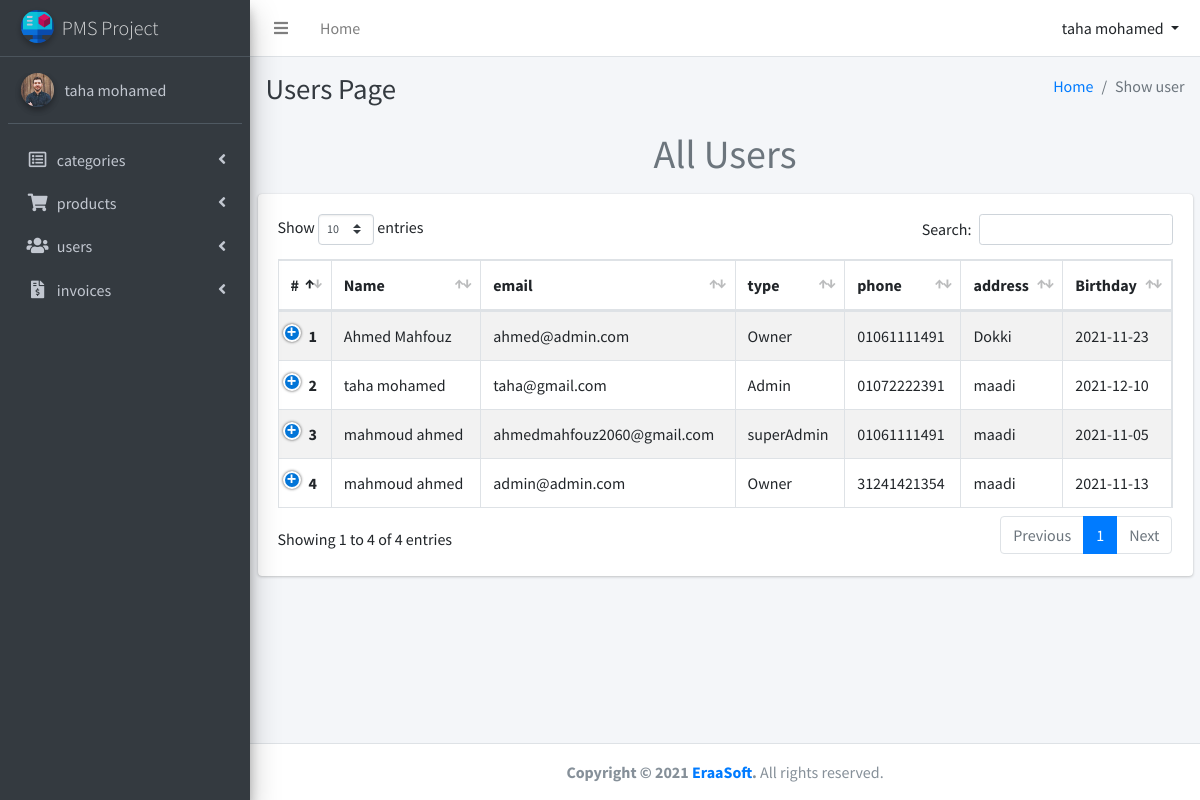
The page /pages/users/view.php (signed in) on the database its author committed.
### tables this page shows
CREATE TABLE `users` (
  `id_user` int(11) UNSIGNED NOT NULL,
  `first_name` varchar(200) NOT NULL,
  `last_name` varchar(200) NOT NULL,
  `password` varchar(255) NOT NULL,
  `email` varchar(255) NOT NULL,
  `phone` varchar(255) NOT NULL,
  `address` varchar(255) NOT NULL,
  `type` varchar(200) NOT NULL,
  `birthday` varchar(200) NOT NULL
);

### core/session.php (called while the page is built, shortened)
<?php
function getSession($key){
    if(isset($_SESSION[$key])){
        return $_SESSION[$key];
    }
    return null;
}

### core/database.php (called while the page is built, shortened)
<?php
function db_get_all($table,$order){
    global $connection;
    $query ="SELECT * FROM `$table` ORDER BY $order DESC";
    $result = mysqli_query($connection,$query);
    if(mysqli_num_rows($result) > 0){
        return mysqli_fetch_all($result,MYSQLI_ASSOC);
    }else{
        return [];
    }
}

### pages/users/view.php (the view, shortened to what this page needs)
<?php require_once '../../core/config.php'; ?>
<?php getFile(PREV_FOLDER . PREV_FOLDER . "inc/header"); ?>
<div class="content-wrapper">
    <div class="content-header">
        <div class="container-fluid">
            <div class="row mb-2">
                <div class="col-sm-6">
                    <h1 class="m-0 text-dark">Users Page</h1>
                </div>
                <div class="col-sm-6">
                    <ol class="breadcrumb float-sm-right">
                        <li class="breadcrumb-item"><a href="<?php url("index")?>">Home</a></li>
                        <li class="breadcrumb-item active">Show user</li>
                    </ol>
                </div>
            </div>
        </div>
    </div>
    <div class="container">
        <div class="row">
            <div class="col-lg-12 text-center mb-2">
                <h1 class="text-secondary">All Users</h1>
            </div>
            <div class="col-lg-12">
                <div class="card">
                    <div class="card-body">
                        <table id="example1" class="table table-bordered table-striped">
                            <thead>
                                <tr>
                                    <th>#</th>
                                    <th>Name</th>
                                    <th>email</th>
                                    <th>type</th>
                                    <th>phone</th>
                                    <th>address</th>
                                    <th>Birthday</th>
                                </tr>
                            </thead>
                            <tbody>
                                <?php foreach(db_get_all("users","`id_user`") as $row) :?>
                                    <tr>
                                        <th scope="row"><?php iteration(); ?></th>
                                        <td><?= $row['first_name'] . " " . $row['last_name']?></td>
                                        <td><?= $row['email'] ?></td>
                                        <td><?= $row['type'] ?></td>
                                        <td><?= $row['phone'] ?></td>
                                        <td><?= $row['address'] ?></td>
                                        <td><?= $row['birthday'] ?></td>
                                    </tr>
                                <?php endforeach?>
                            </tbody>
                        </table>
                    </div>
                </div>
            </div>
        </div>
    </div>
</div>
<?php getFile(PREV_FOLDER . PREV_FOLDER . "inc/Footer"); ?>

### inc/header.php (shortened to what this page needs)
<!DOCTYPE html>
<html lang="en">
<head>
  <?php require_once 'head.php'; ?>
</head>
<body class="hold-transition sidebar-mini">
  <div class="wrapper">
    <nav class="main-header navbar navbar-expand navbar-white navbar-light">
      <ul class="navbar-nav">
        <li class="nav-item">
          <a class="nav-link" data-widget="pushmenu" href="#" role="button"><i class="fas fa-bars"></i></a>
        </li>
        <li class="nav-item d-none d-sm-inline-block">
          <a href="<?php url("index"); ?>" class="nav-link">Home</a>
        </li>
      </ul>
      <div class="dropdown show ml-auto">
        <a class="btn  dropdown-toggle" href="#" role="button" id="dropdownMenuLink" data-toggle="dropdown" aria-haspopup="true" aria-expanded="false">
        <?= getSession('user')['user_name']; ?>
        </a>
      </div>
    </nav>
    <aside class="main-sidebar sidebar-dark-primary elevation-4">
      <a href="<?php url("index"); ?>" class="brand-link">
        <img src="<?php full_url("assets/dist/img/3d-printing-software.png"); ?>" alt="PMS Logo" class="brand-image img-circle elevation-2" style="opacity: .8">
        <span class="brand-text font-weight-light">PMS Project</span>
      </a>
      <div class="sidebar">
        <div class="user-panel mt-3 pb-3 mb-3 d-flex">
          <div class="image">
            <img src="<?php full_url("assets/dist/img/user8-128x128.jpg"); ?>" class="img-circle elevation-2" alt="User Image">
          </div>
          <div class="info">
            <a href="<?php url("pages/users/profile"); ?>" class="d-block"><?= getSession('user')['user_name']; ?> </a>
          </div>
        </div>
        <nav class="mt-2">
          <ul class="nav nav-pills nav-sidebar flex-column" data-widget="treeview" role="menu" data-accordion="false">
            <li class="nav-item has-treeview ">
              <a href="#" class="nav-link">
                <i class="nav-icon far fa-list-alt"></i>
                <p>
                  categories
                  <i class="right fas fa-angle-left"></i>
                </p>
              </a>
            </li>
            <li class="nav-item has-treeview ">
              <a href="#" class="nav-link">
                <i class="nav-icon fas fa-shopping-cart"></i>
                <p>
                  products
                  <i class="right fas fa-angle-left"></i>
                </p>
              </a>
            </li>
            <li class="nav-item has-treeview ">
              <a href="#" class="nav-link">
                <i class="nav-icon fas fa-users"></i>
                <p>
                  users
                  <i class="right fas fa-angle-left"></i>
                </p>
              </a>
            </li>
            <li class="nav-item has-treeview ">
              <a href="#" class="nav-link">
                <i class="nav-icon fas fa-file-invoice-dollar"></i>
                <p>
                  invoices
                  <i class="right fas fa-angle-left"></i>
                </p>
              </a>
            </li>
          </ul>
        </nav>
      </div>
    </aside>

### inc/head.php (shortened to what this page needs)
<link rel="stylesheet" href="<?php full_url("assets/datatables-bs4/css/dataTables.bootstrap4.min.css")?>">
 <link rel="stylesheet" href="<?php full_url("assets/datatables-responsive/css/responsive.bootstrap4.min.css")?>">
 <link rel="stylesheet" href="<?php full_url("assets/fontawesome-free/css/all.min.css")?>">
  <link rel="stylesheet" href="https://code.ionicframework.com/ionicons/2.0.1/css/ionicons.min.css">
 <link rel="stylesheet" href="<?php full_url("assets/dist/css/adminlte.min.css")?>">
 <link rel="stylesheet" href="<?php full_url("assets/main.css")?>">

### core/config.php (shortened to what this page needs)
<?php
function url($url=''){
    echo URL . $url.".php";
}
function full_url($url=''){
    echo URL . $url;
}
function getFile($path){
    require_once $path .".php";
}
function iteration(){
    static $i=1;
    echo $i;
}

### inc/Footer.php (shortened to what this page needs)
  <footer class="main-footer">
    <div class="text-center">
        <strong>Copyright &copy; 2021 <a href="#">EraaSoft</a>.</strong> All rights reserved.
    </div>
  </footer>
</div>
</body>
</html>

### rows shown on the page
users: i "1", first_name "Ahmed", last_name "Mahfouz", email "ahmed@admin.com", type "Owner", phone "01061111491", address "Dokki", birthday "2021-11-23"
users: i "2", first_name "taha", last_name "mohamed", email "taha@gmail.com", type "Admin", phone "01072222391", address "maadi", birthday "2021-12-10"
users: i "3", first_name "mahmoud", last_name "ahmed", email "ahmedmahfouz2060@gmail.com", type "superAdmin", phone "01061111491", address "maadi", birthday "2021-11-05"
users: i "4", first_name "mahmoud", last_name "ahmed", email "admin@admin.com", type "Owner", phone "31241421354", address "maadi", birthday "2021-11-13"

### other values the page prints
getSession('user')['user_name'] "taha mohamed"
